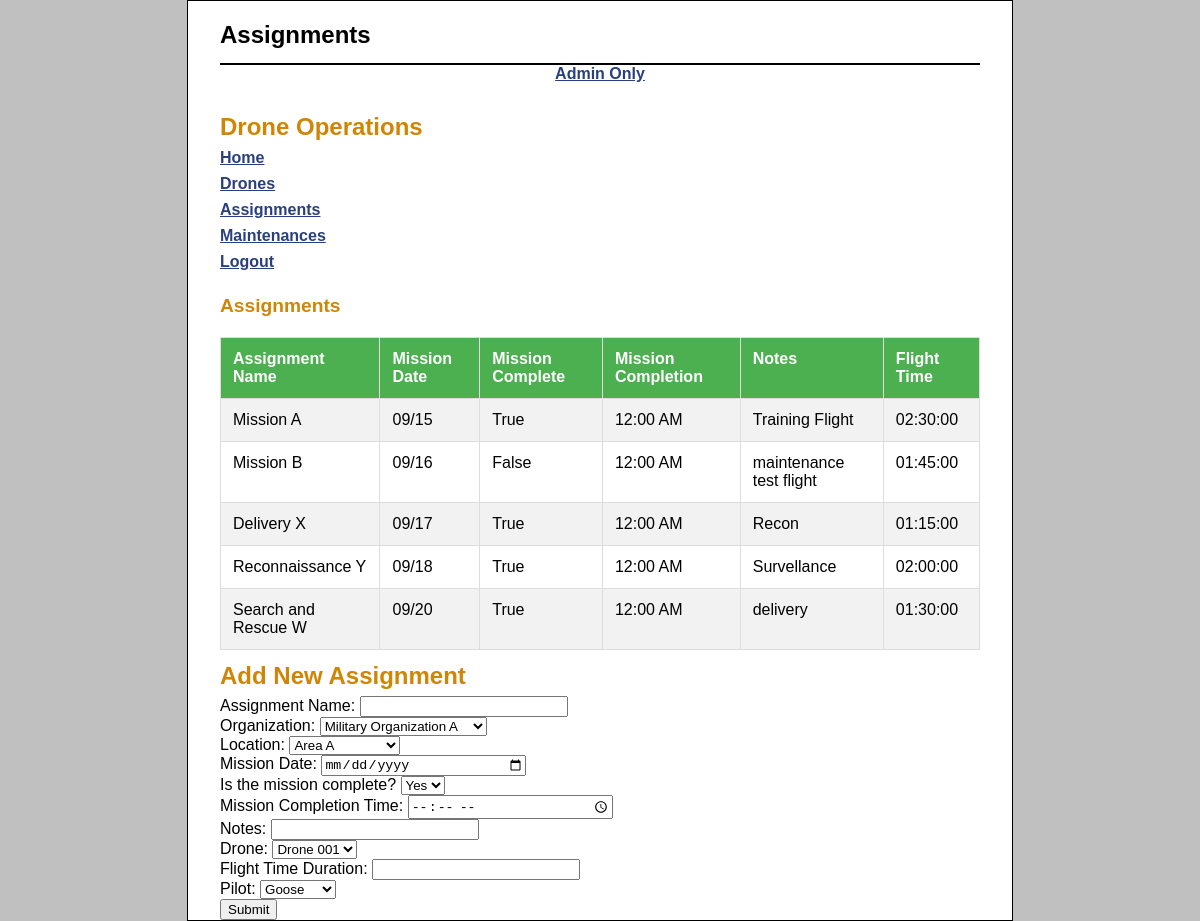
/Backend/index.php?action=show_assignments (signed in), run on an earlier commit of the app's database.
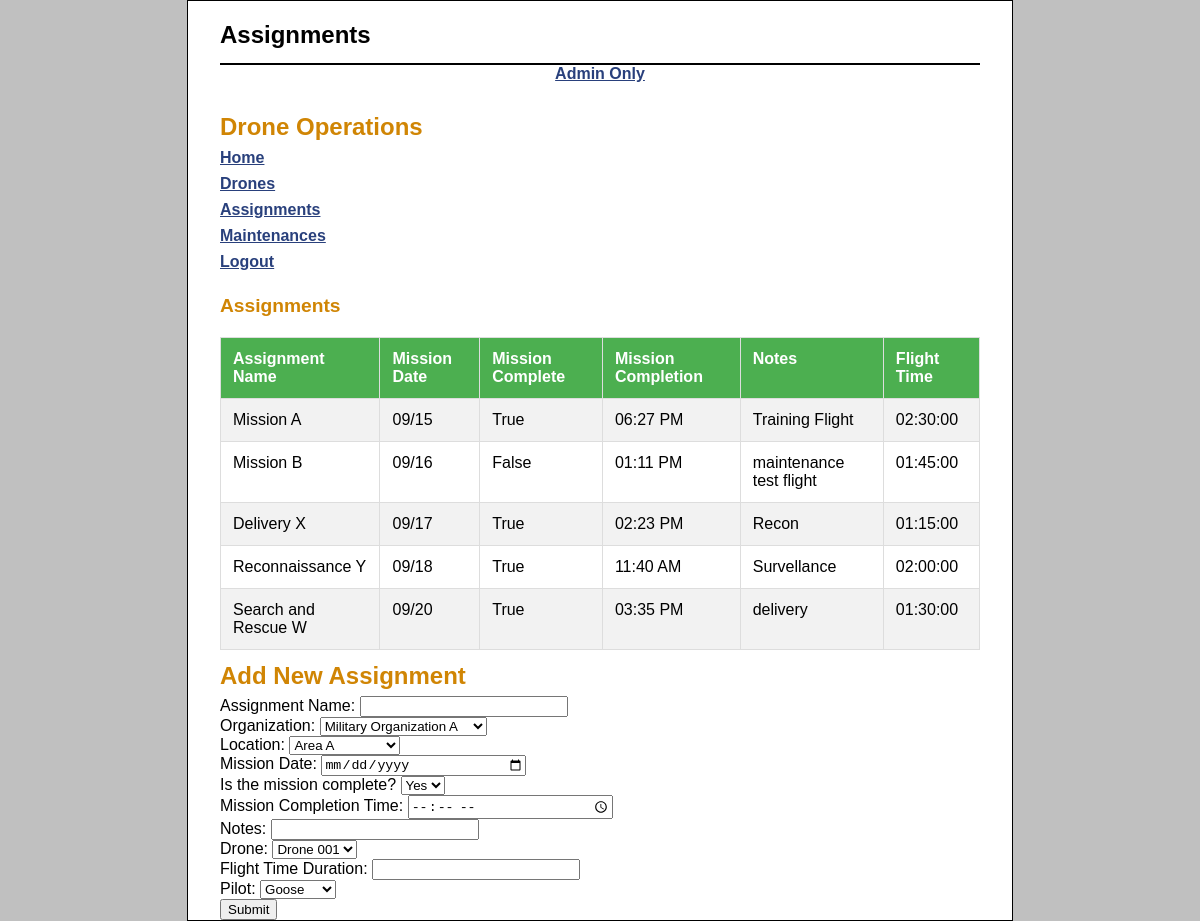
And on a later commit of the database.
### tables this page shows
CREATE TABLE Assignments (
   AssignmentID INT PRIMARY KEY AUTO_INCREMENT,
   AssignmentName VARCHAR(100),
   OrgID INT,
   LocationID INT,
   MissionDate DATE,
   MissionComplete BOOLEAN, 
   MissionCompletion TIME,
   Notes VARCHAR(255),
   DroneID INT,
   FlightTime TIME,
   PilotsID INT, 
    FOREIGN KEY (OrgID) REFERENCES Organizations(OrgID),
    FOREIGN KEY (LocationID) REFERENCES Locations(LocationID),
    FOREIGN KEY (DroneID) REFERENCES Drones(DroneID),
    FOREIGN KEY (PilotsID) REFERENCES Pilots(PilotID)
);

### Backend/view/assignments.php (the view, shortened to what this page needs)
<?php
    if(isset($_SESSION['is_valid_admin'])) {
        $stmt = $db->query("SELECT  AssignmentName, DATE_FORMAT(MissionDate, '%m/%d') AS formatted_date, MissionComplete, DATE_FORMAT(MissionCompletion, '%h:%i %p') AS formatted_time , Notes, FlightTime FROM Assignments");
          $stmt->execute();
        } else {
            throw new Exception('Should not be able to get here if not logged in');
        }
?>
<!DOCTYPE html>
<html>
    <head>
        <link rel="stylesheet" type="text/css" href="main.css"/>
    </head>
    <body>
        <header>
            <h1> Assignments</h1>
        </header>
        <?php
            include("util/nav_menu.php")
        ?>
<div class="container">
            <h2> Assignments</h2>
            <table>
                <tr>
                    <th> Assignment Name</th>
                    <th> Mission Date </th>
                    <th> Mission Complete </th>
                    <th> Mission Completion </th>
                    <th> Notes </th>
                    <th> Flight Time </th>
                </tr>
                <?php while ($row = $stmt->fetch()): ?>
                    <tr>
                        <td><?php echo htmlspecialchars($row['AssignmentName']); ?></td>
                        <td><?php echo htmlspecialchars($row['formatted_date']); ?></td>
                        <td><?php echo htmlspecialchars($row['MissionComplete']?"True":"False"); ?></td>
                        <td><?php echo htmlspecialchars($row['formatted_time']); ?></td>
                        <td><?php echo htmlspecialchars($row['Notes']); ?></td>
                        <td><?php echo htmlspecialchars($row['FlightTime']); ?></td>
                    </tr>
                <?php endwhile; ?>
            </table>
        </div>
        <div class="container">
                <h1>Add New Assignment</h2>
                <form method="post">
                    <label for="name">Assignment Name:</label>
                    <input type = "text" class="text" name="name"> </br>
                    <label for="org">Organization:</label>
                    <select id="org" name="org" required>
                        <?php
                            $query = "SELECT  OrgID, OrgName FROM Organizations";
                            $stmt = $db->query($query);
                            $data = $stmt->fetchAll(PDO::FETCH_ASSOC);
                            foreach ($data as $row) {
                                echo "<option value='{$row['OrgID']}'>{$row['OrgName']}</option>";
                            }
                        ?>
                    </select></br>
                    <label for="loc">Location:</label>
                    <select id="loc" name="loc" required>
                        <?php
                            $query = "SELECT  LocationID, LocationName FROM Locations";
                            $stmt = $db->query($query);
                            $data = $stmt->fetchAll(PDO::FETCH_ASSOC);
                            foreach ($data as $row) {
                                echo "<option value='{$row['LocationID']}'>{$row['LocationName']}</option>";
                            }
                        ?>
                    </select></br>
                    <label for="date">Mission Date:</label>
                    <input type ="date" class="text" name="date"> </br>
                    <label for="complete">Is the mission complete?</label>
                    <select id="complete" name="complete" required>
                        <option value="1">Yes</option>
                    </select></br>
                    <label for="time">Mission Completion Time:</label>
                    <input type = "time" class="text" name="time"> </br>
                    <label for="note">Notes:</label>
                    <input type = "text" class="text" name="note"> </br>
                    <label for="drone">Drone:</label>
                    <select id="drone" name="drone" required>
                        <?php
                            $query = "SELECT  DroneID, DroneName FROM Drones";
                            $stmt = $db->query($query);
                            $data = $stmt->fetchAll(PDO::FETCH_ASSOC);
                            foreach ($data as $row) {
                                echo "<option value='{$row['DroneID']}'>{$row['DroneName']}</option>";
                            }
                        ?>
                    </select></br>
                    <label for="flight">Flight Time Duration:</label>
                    <input type = "text" class="text" name="flight"> </br>
                    <label for="pilot">Pilot:</label>
                    <select id="pilot" name="pilot" required>
                        <?php
                            $query = "SELECT  PilotID, CallSign FROM Pilots";
                            $stmt = $db->query($query);
                            $data = $stmt->fetchAll(PDO::FETCH_ASSOC);
                            foreach ($data as $row) {
                                echo "<option value='{$row['PilotID']}'>{$row['CallSign']}</option>";
                            }
                        ?>
                    </select></br>
                    <input type="submit" name="submit" value="Submit">
                </form>
            </div>
    </body>
</html>

### Backend/index.php (shortened to what this page needs)
<?php
require_once('model/database.php');
$action = filter_input(INPUT_POST, 'action');
if ($action == NULL) {
    $action = filter_input(INPUT_GET, 'action');
}
switch($action) {
    case 'show_assignments':
        include('view/assignments.php');
        break;
}
?>

### Backend/util/nav_menu.php
<?php
    $admin = $_SESSION['current_user_admin'];
    if($admin == 1){
        echo "<div style='Text-align:center'>
        <a href='index.php?action=show_admin_page'>Admin Only</a>
        </div></br>";
    }
?>
<main>
            <h1>Drone Operations</h1>
            <p><a href="index.php?action=show_admin_menu">Home</a></p>
            <p><a href="index.php?action=show_drones">Drones</a></p>
            <p><a href="index.php?action=show_assignments">Assignments</a></p>
            <p><a href="index.php?action=show_Maintenances">Maintenances</a></p>
            <p><a href="index.php?action=logout">Logout</a></p>
 </main>

### Backend/main.css (style rules this page uses)
html { background-color: rgb(192, 192, 192); }
body { font-family: Arial, Helvetica, sans-serif; width: 760px; margin: 0 auto; padding: 0 2em; background-color: white; border: 1px solid black; }
header { border-bottom: 2px solid black; padding: .5em 0; }
header h1 { color: black; }
main { margin-bottom: 1.5em; }
h1 { font-size: 150%; margin: .5em 0 .25em; }
h2 { font-size: 120%; margin: .5em 0; }
h1, h2 { color: rgb(208, 133, 4); }
p { margin: .5em 0; }
a { color: rgb(41, 64, 124); font-weight: bold; }
table { border-collapse: collapse; }
td, th { padding: .2em .5em .2em .5em; vertical-align: top; text-align: left; }
input.text { width: 15em; }
div > table { width: 100%; margin-top: 20px; border-collapse: collapse; }
div > table, th, td { border: 1px solid #ddd; }
div > table th, table td { padding: 12px; text-align: left; }
div > table th { background-color: #4CAF50; color: white; }
div > table tr:nth-child(even) { background-color: #f2f2f2; }

What changed in the data, as far as the page shows it:
changed assignments "Mission A": formatted_time "12:00 AM" → "06:27 PM"
changed assignments "Mission B": formatted_time "12:00 AM" → "01:11 PM"
changed assignments "Delivery X": formatted_time "12:00 AM" → "02:23 PM"
changed assignments "Reconnaissance Y": formatted_time "12:00 AM" → "11:40 AM"
changed assignments "Search and Rescue W": formatted_time "12:00 AM" → "03:35 PM"
